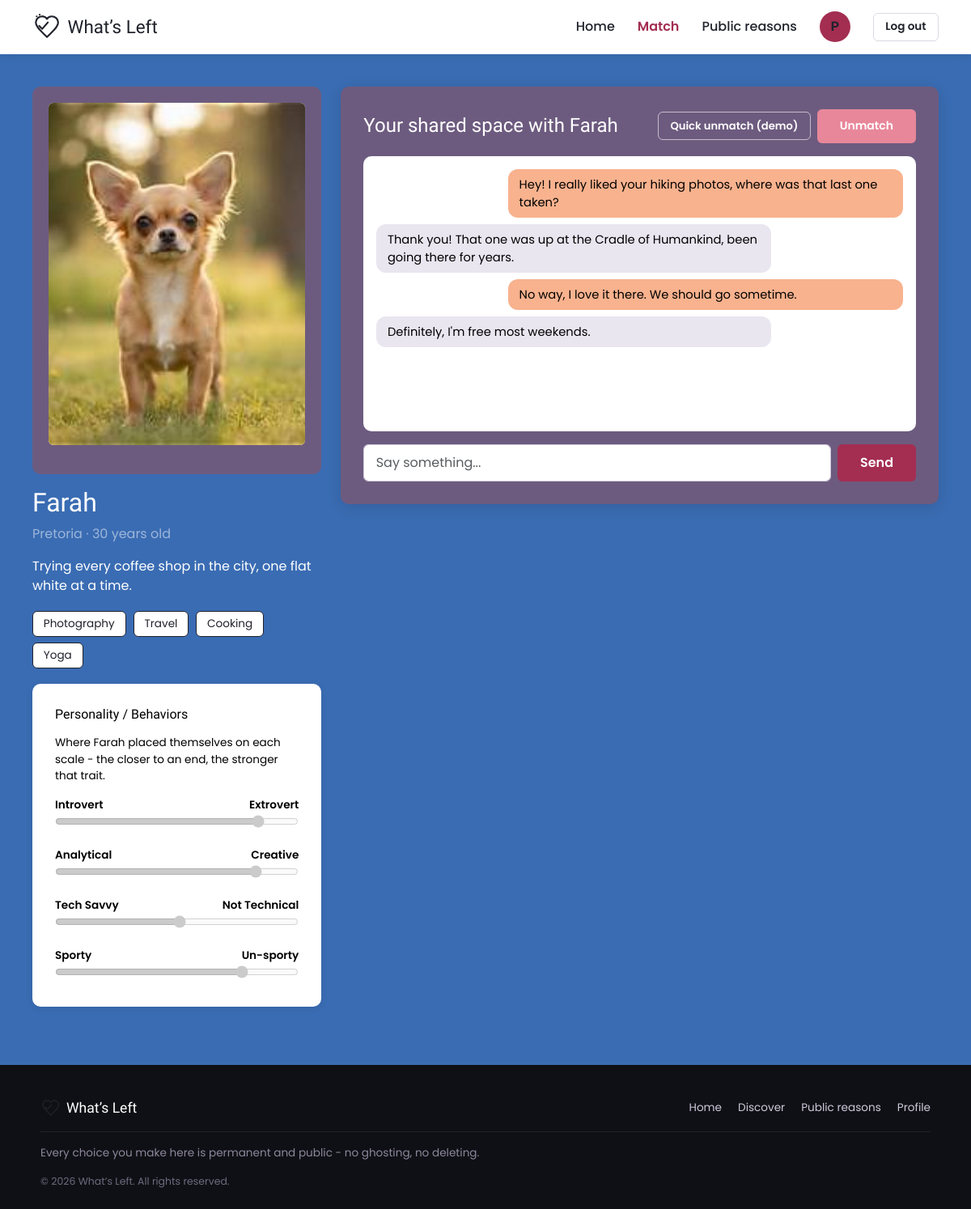
Page /frontend/pages/match_space.php (signed in) on the committed database.
### tables this page shows
CREATE TABLE users (
    id                  INT UNSIGNED AUTO_INCREMENT PRIMARY KEY,
    first_name          VARCHAR(100) NOT NULL,
    last_name           VARCHAR(100) NOT NULL,
    email               VARCHAR(150) NOT NULL UNIQUE,
    password_hash       VARCHAR(255) NOT NULL,
    dob                 DATE NOT NULL,
    looking_for         ENUM('Male', 'Female', 'Everyone') NOT NULL,
    location            VARCHAR(150) DEFAULT NULL,
    description         TEXT DEFAULT NULL,
    is_matched          TINYINT(1) NOT NULL DEFAULT 0,
    current_match_id    INT UNSIGNED DEFAULT NULL,
    skip_used           TINYINT(1) NOT NULL DEFAULT 0,
    undo_used           TINYINT(1) NOT NULL DEFAULT 0,
    dislike_undo_used   TINYINT(1) NOT NULL DEFAULT 0,
    created_at          TIMESTAMP NOT NULL DEFAULT CURRENT_TIMESTAMP
);

CREATE TABLE user_photos (
    id           INT UNSIGNED AUTO_INCREMENT PRIMARY KEY,
    user_id      INT UNSIGNED NOT NULL,
    photo_path   VARCHAR(255) NOT NULL,
    sort_order   INT UNSIGNED NOT NULL DEFAULT 0,
    CONSTRAINT fk_user_photos_user FOREIGN KEY (user_id) REFERENCES users(id) ON DELETE CASCADE
);

CREATE TABLE user_personality (
    user_id                 INT UNSIGNED PRIMARY KEY,
    introvert_extrovert     TINYINT UNSIGNED NOT NULL DEFAULT 50,
    analytical_creative     TINYINT UNSIGNED NOT NULL DEFAULT 50,
    tech_savvy               TINYINT UNSIGNED NOT NULL DEFAULT 50,
    sporty                  TINYINT UNSIGNED NOT NULL DEFAULT 50,
    CONSTRAINT fk_user_personality_user FOREIGN KEY (user_id) REFERENCES users(id) ON DELETE CASCADE
);

CREATE TABLE messages (
    id           INT UNSIGNED AUTO_INCREMENT PRIMARY KEY,
    match_id     INT UNSIGNED NOT NULL,
    sender_id    INT UNSIGNED NOT NULL,
    message      TEXT NOT NULL,
    created_at   TIMESTAMP NOT NULL DEFAULT CURRENT_TIMESTAMP,
    CONSTRAINT fk_messages_match FOREIGN KEY (match_id) REFERENCES matches(id) ON DELETE CASCADE,
    CONSTRAINT fk_messages_sender FOREIGN KEY (sender_id) REFERENCES users(id) ON DELETE CASCADE
);

### includes/functions.php (called while the page is built, shortened)
<?php
function e($value) {
    return htmlspecialchars($value ?? '', ENT_QUOTES, 'UTF-8');
}
function calculate_age($dob) {
    $birth = new DateTime($dob);
    $today = new DateTime('today');
    return $birth->diff($today)->y;
}
function get_user(PDO $pdo, int $id) {
    $stmt = $pdo->prepare('SELECT * FROM users WHERE id = ?');
    $stmt->execute([$id]);
    return $stmt->fetch();
}
function get_user_photos(PDO $pdo, int $userId) {
    $stmt = $pdo->prepare('SELECT * FROM user_photos WHERE user_id = ? ORDER BY sort_order ASC, id ASC');
    $stmt->execute([$userId]);
    return $stmt->fetchAll();
}
function get_user_hobbies(PDO $pdo, int $userId) {
    $stmt = $pdo->prepare('SELECT hobby FROM user_hobbies WHERE user_id = ? ORDER BY id ASC');
    $stmt->execute([$userId]);
    return array_column($stmt->fetchAll(), 'hobby');
}
function get_user_personality(PDO $pdo, int $userId) {
    $stmt = $pdo->prepare('SELECT * FROM user_personality WHERE user_id = ?');
    $stmt->execute([$userId]);
    $row = $stmt->fetch();
    return $row;
}
function get_match_partner_id(PDO $pdo, int $userId, int $matchId) {
    $stmt = $pdo->prepare('SELECT user1_id, user2_id FROM matches WHERE id = ?');
    $stmt->execute([$matchId]);
    $row = $stmt->fetch();
    return $row['user1_id'] == $userId ? $row['user2_id'] : $row['user1_id'];
}
function base_url(string $path = '') {
    return APP_URL_BASE . '/' . ltrim($path, '/');
}
function photo_url($photoPath) {
    return base_url('uploads/profile_photos/' . $photoPath);
}

### includes/auth.php (called while the page is built, shortened)
<?php
require_once __DIR__ . '/../config/db.php';
require_once __DIR__ . '/functions.php';
$currentUser = get_user($pdo, (int) $_SESSION['user_id']);

### frontend/pages/match_space.php (the view, shortened to what this page needs)
<?php
$activePage = 'match';
require_once __DIR__ . '/../../includes/auth.php';
$matchId = (int) $currentUser['current_match_id'];
$partnerId = get_match_partner_id($pdo, (int) $currentUser['id'], $matchId);
$partner = $partnerId ? get_user($pdo, $partnerId) : null;
$photos = get_user_photos($pdo, $partner['id']);
$hobbies = get_user_hobbies($pdo, $partner['id']);
$personality = get_user_personality($pdo, $partner['id']);
$msgStmt = $pdo->prepare('SELECT * FROM messages WHERE match_id = ? ORDER BY id ASC');
$msgStmt->execute([$matchId]);
$messages = $msgStmt->fetchAll();
?>
<!DOCTYPE html>
<html lang="en">
<head>
<link href="https://cdn.jsdelivr.net/npm/bootstrap@5.3.3/dist/css/bootstrap.min.css" rel="stylesheet">
<link href="<?= e(base_url('frontend/assets/css/style.css')) ?>" rel="stylesheet">
</head>
<body>
<?php require __DIR__ . '/../../includes/nav.php'; ?>
<div class="match-pagebox-main">
    <div class="row g-4">
        <div class="col-lg-4">
            <div class="match-photoframe-left mb-3">
                <div class="match-photo-box-left mb-3">
                    <img src="<?= e(photo_url($photos[0]['photo_path'] ?? null)) ?>" alt="<?= e($partner['first_name']) ?>">
                </div>
            </div>
            <h1 class="h2 text-white"><?= e($partner['first_name']) ?></h1>
            <p class="text-white-50"><?= e($partner['location']) ?> &middot; <?= (int) calculate_age($partner['dob']) ?> years old</p>
            <p class="text-white"><?= nl2br(e($partner['description'])) ?></p>
            <div>
                <?php foreach ($hobbies as $hobby): ?>
                    <span class="appletag"><?= e($hobby) ?></span>
                <?php endforeach; ?>
            </div>
            <div class="match-sliderbox-personality mt-3">
                <h3 class="h6 mb-3">Personality / Behaviors</h3>
                <p class="match-slidertext-personality">Where <?= e($partner['first_name']) ?> placed themselves on each scale - the closer to an end, the stronger that trait.</p>
                <div class="match-slider-introvert-extrovert">
                    <div class="match-slider-introvert-extrovert-labels"><span>Introvert</span><span>Extrovert</span></div>
                    <input type="range" min="0" max="100" value="<?= (int) $personality['introvert_extrovert'] ?>" disabled>
                </div>
                <div class="match-slider-analytical-creative">
                    <div class="match-slider-analytical-creative-labels"><span>Analytical</span><span>Creative</span></div>
                    <input type="range" min="0" max="100" value="<?= (int) $personality['analytical_creative'] ?>" disabled>
                </div>
                <div class="match-slider-tech-savvy">
                    <div class="match-slider-tech-savvy-labels"><span>Tech Savvy</span><span>Not Technical</span></div>
                    <input type="range" min="0" max="100" value="<?= (int) $personality['tech_savvy'] ?>" disabled>
                </div>
                <div class="match-slider-sporty mb-0">
                    <div class="match-slider-sporty-labels"><span>Sporty</span><span>Un-sporty</span></div>
                    <input type="range" min="0" max="100" value="<?= (int) $personality['sporty'] ?>" disabled>
                </div>
            </div>
        </div>
        <div class="col-lg-8">
            <div class="match-bigbox-right">
                <div class="d-flex justify-content-between align-items-center mb-3">
                    <h2 class="h4 mb-0">Your shared space with <?= e($partner['first_name']) ?></h2>
                    <div class="d-flex gap-2 align-items-center">
                        <button class="btn match-button-quick-unmatch btn-sm" id="quick-unmatch-btn" title="Demo only - instantly unmatch, no reason needed">Quick unmatch (demo)</button>
                        <a href="<?= e(base_url('frontend/pages/unmatch_reason.php')) ?>" class="btn match-button-unmatch btn-sm">Unmatch</a>
                    </div>
                </div>
                <div class="match-chatbox-window" id="chat-window">
                    <?php foreach ($messages as $m): ?>
                        <div class="bubble1 <?= $m['sender_id'] == $currentUser['id'] ? 'mine' : 'theirs' ?>">
                            <?= nl2br(e($m['message'])) ?>
                        </div>
                    <?php endforeach; ?>
                </div>
                <form id="chat-form" class="d-flex gap-2 mt-3">
                    <input type="text" id="chat-input" class="form-control match-input-chat" placeholder="Say something..." autocomplete="off" required>
                    <button type="submit" class="btn match-button-send">Send</button>
                </form>
            </div>
        </div>
    </div>
</div>
<?php require __DIR__ . '/../../includes/footer.php'; ?>
</body>
</html>

### includes/nav.php
<?php
$activePage = $activePage ?? '';
$isMatched  = !empty($currentUser['is_matched']) && !empty($currentUser['current_match_id']);
?>
<nav class="<?= $activePage ?>-nav-bar-top">
    <a href="<?= e(base_url('frontend/pages/home.php')) ?>" class="<?= $activePage ?>-nav-logo-top">
        <img src="<?= e(base_url('frontend/assets/images/logo.svg')) ?>" alt="What's Left logo">
        What&rsquo;s Left
    </a>
    <div class="<?= $activePage ?>-nav-links-top">
        <a href="<?= e(base_url('frontend/pages/home.php')) ?>" class="<?= $activePage ?>-nav-home-link-top <?= $activePage === 'home' ? 'active' : '' ?>">Home</a>
        <?php if ($isMatched): ?>
            <a href="<?= e(base_url('frontend/pages/match_space.php')) ?>" class="<?= $activePage ?>-nav-match-link-top <?= $activePage === 'match' ? 'active' : '' ?>">Match</a>
        <?php else: ?>
            <a href="<?= e(base_url('frontend/pages/discover.php')) ?>" class="<?= $activePage ?>-nav-discover-link-top <?= $activePage === 'discover' ? 'active' : '' ?>">Discover/Match</a>
        <?php endif; ?>
        <a href="<?= e(base_url('frontend/pages/public_reasons.php')) ?>" class="<?= $activePage ?>-nav-public-reasons-link-top <?= $activePage === 'public_reasons' ? 'active' : '' ?>">Public reasons</a>
        <a href="<?= e(base_url('frontend/pages/edit_profile.php')) ?>" class="<?= $activePage ?>-nav-profile-avatar-top" title="Edit profile">
            <?= e(strtoupper(substr($currentUser['first_name'] ?? '?', 0, 1))) ?>
        </a>
        <a href="<?= e(base_url('frontend/pages/logout.php')) ?>" class="<?= $activePage ?>-nav-logout-link-top" title="Log out">Log out</a>
    </div>
</nav>

### includes/footer.php
<?php $activePage = $activePage ?? ''; ?>
<footer class="<?= $activePage ?>-footer-bar-bottom">
    <div class="<?= $activePage ?>-footer-inner-bottom">
        <div class="<?= $activePage ?>-footer-logo-bottom">
            <img src="<?= e(base_url('frontend/assets/images/logo.svg')) ?>" alt="What's Left logo">
            <span>What&rsquo;s Left</span>
        </div>
        <div class="<?= $activePage ?>-footer-links-bottom">
            <a href="<?= e(base_url('frontend/pages/home.php')) ?>">Home</a>
            <a href="<?= e(base_url('frontend/pages/discover.php')) ?>">Discover</a>
            <a href="<?= e(base_url('frontend/pages/public_reasons.php')) ?>">Public reasons</a>
            <a href="<?= e(base_url('frontend/pages/edit_profile.php')) ?>">Profile</a>
        </div>
        <div class="<?= $activePage ?>-footer-note-bottom">
            Every choice you make here is permanent and public - no ghosting, no deleting.
        </div>
        <div class="<?= $activePage ?>-footer-copy-bottom">&copy; <?= date('Y') ?> What&rsquo;s Left. All rights reserved.</div>
    </div>
</footer>

### rows in the picture
users: first_name "P"
user_photos: photo_path (picture)
users: first_name "Farah", location "Pretoria", dob "30", description "Trying every coffee shop in the city, one flat white at a time."
user_personality: introvert_extrovert "85", analytical_creative "84", tech_savvy "51", sporty "78"
messages: message "Hey! I really liked your hiking photos, where was that last one taken?"
messages: message "Thank you! That one was up at the Cradle of Humankind, been going there for years."
messages: message "No way, I love it there. We should go sometime."
messages: message "Definitely, I'm free most weekends."

### other values in the picture
$hobby "Photography"
$hobby "Travel"
$hobby "Cooking"
$hobby "Yoga"
